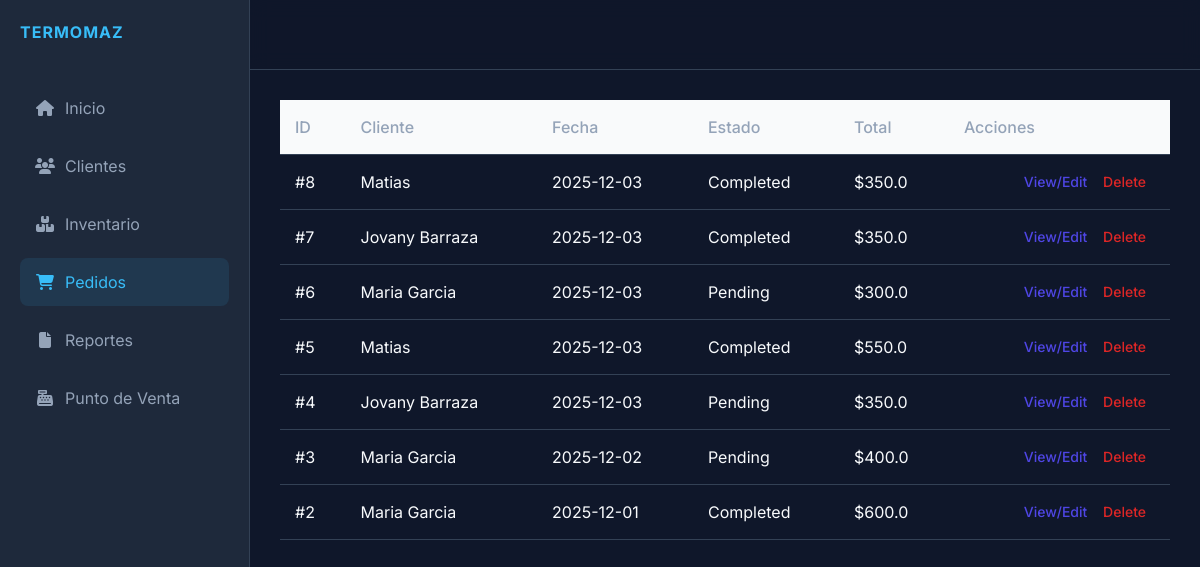
The page /orders on the database as committed earlier.
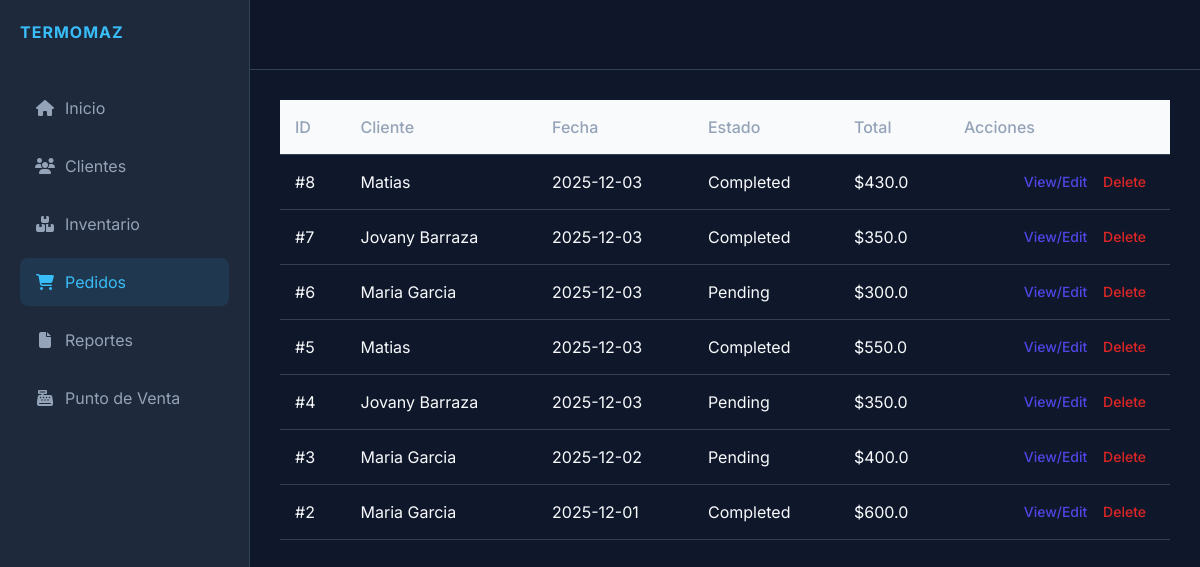
The same page on the database as committed later.
### models.py (models this page shows)
class Order(db.Model):
    id = db.Column(db.Integer, primary_key=True)
    client_id = db.Column(db.Integer, db.ForeignKey('client.id'), nullable=False)
    client = db.relationship('Client', backref=db.backref('orders', lazy=True))
    date = db.Column(db.DateTime, default=datetime.utcnow)
    status = db.Column(db.String(20), default='Pending') # Pending, Completed, Cancelled
    total = db.Column(db.Float, default=0.0)
    paid_amount = db.Column(db.Float, default=0.0)
    payment_status = db.Column(db.String(20), default='Pending') # Pending, Partial, Paid
    shipping_address = db.Column(db.String(200))
    items = db.relationship('OrderItem', backref='order', lazy=True, cascade="all, delete-orphan")

class Client(db.Model):
    id = db.Column(db.Integer, primary_key=True)
    name = db.Column(db.String(100), nullable=False)
    phone = db.Column(db.String(20))
    email = db.Column(db.String(100))
    address = db.Column(db.String(200))
    created_at = db.Column(db.DateTime, default=datetime.utcnow)

### app.py (the view)
@app.route('/orders')
def orders():
    all_orders = Order.query.order_by(Order.date.desc()).all()
    all_clients = Client.query.all() # Para el modal de creación
    return render_template('orders.html', orders=all_orders, clients=all_clients)

### templates/orders.html (shortened to what this page needs)
{% extends 'base.html' %}
{% block content %}
<table class="min-w-full divide-y divide-gray-300">
    <thead class="bg-gray-50">
        <tr>
            <th>ID</th>
            <th>Cliente</th>
            <th>Fecha</th>
            <th>Estado</th>
            <th>Total</th>
            <th>Acciones</th>
        </tr>
    </thead>
    <tbody>
        {% for order in orders %}
        <tr>
            <td>#{{ order.id }}</td>
            <td>{{ order.client.name }}</td>
            <td>{{ order.date.strftime('%Y-%m-%d') }}</td>
            <td>{{ order.status }}</td>
            <td>${{ order.total }}</td>
            <td class="px-6 py-4 whitespace-nowrap text-right text-sm font-medium">
                <a href="{{ url_for('order_details', id=order.id) }}"
                    class="text-indigo-600 hover:text-indigo-900 mr-3">View/Edit</a>
                <a href="{{ url_for('delete_order', id=order.id) }}" class="text-red-600 hover:text-red-900"
                    onclick="return confirm('Are you sure?')">Delete</a>
            </td>
        </tr>
        {% endfor %}
    </tbody>
</table>
</div>
</div>
{% endblock %}

Rows that differ between the two databases and show on the page:
changed Order id 8: total "350.0" → "430.0"
